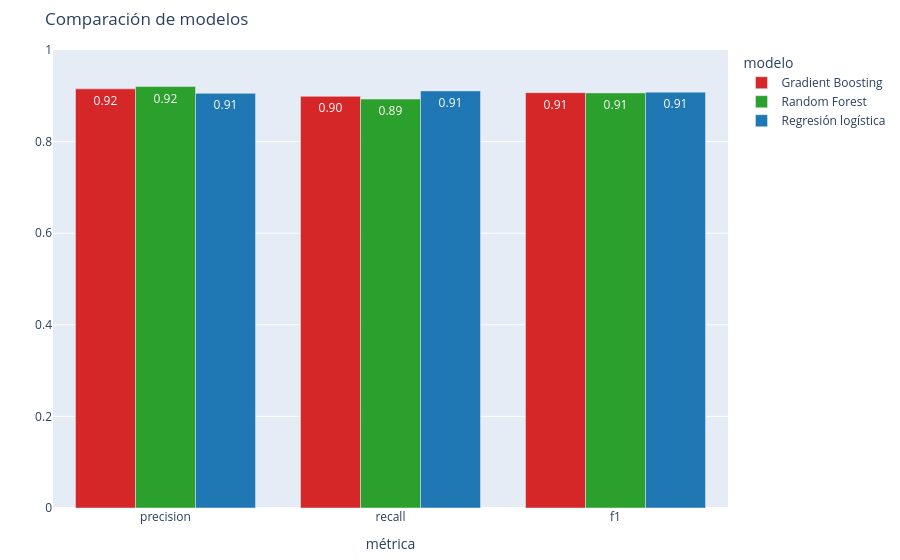

Notebook code for this chart:
### Code cell
COLOR_MODELO = {"Regresión logística": "#1F77B4", "Random Forest": "#2CA02C", "Gradient Boosting": "#D62728"}

def fig_probas(df, umbral):
    fig = px.histogram(df.assign(real=df["y_true"].map({0: "Female", 1: "Male"})), x="proba", color="real",
                       nbins=25, barmode="overlay", opacity=0.65, title="¿Qué tan seguro está el modelo?",
                       labels={"proba": "Probabilidad estimada de Male", "real": "Sexo real"})
    fig.add_vline(x=umbral, line_dash="dash", line_color="red")
    return fig.update_layout(margin=dict(t=50, l=10, r=10, b=10))

def fig_roc(df, umbral):
    fpr, tpr, thr = roc_curve(df["y_true"], df["proba"])
    i = np.argmin(np.abs(thr - umbral))
    fig = go.Figure([go.Scatter(x=fpr, y=tpr, mode="lines", name="ROC"),
                     go.Scatter(x=[0, 1], y=[0, 1], mode="lines", line=dict(dash="dash", color="gray"), name="azar"),
                     go.Scatter(x=[fpr[i]], y=[tpr[i]], mode="markers", marker=dict(size=12, color="red"), name="umbral actual")])
    return fig.update_layout(title=f"Curva ROC · AUC = {roc_auc_score(df['y_true'], df['proba']):.3f}",
                             xaxis_title="Tasa de falsos positivos", yaxis_title="Recall", margin=dict(t=50, l=10, r=10, b=10))

def fig_comparacion(df_todos_modelos, umbral):
    m = pd.DataFrame({mod: metricas(g, umbral) for mod, g in df_todos_modelos.groupby("modelo")}).T
    largo = m[["precision", "recall", "f1"]].reset_index(names="modelo").melt(id_vars="modelo", var_name="métrica")
    fig = px.bar(largo, x="métrica", y="value", color="modelo", barmode="group", text_auto=".2f",
                 color_discrete_map=COLOR_MODELO, range_y=[0, 1], title="Comparación de modelos")
    return fig.update_layout(yaxis_title="", margin=dict(t=50, l=10, r=10, b=10))

def fig_importancia():
    if importancias is None:
        return go.Figure().update_layout(title="Importancia no disponible")
    return px.bar(importancias, x="importancia", y="variable", orientation="h",
                  title="Importancia de variables (Random Forest)").update_layout(margin=dict(t=50, l=10, r=10, b=10))

fig_comparacion(pred, 0.5)

### Figure 1 — Plotly figure (JSON) as saved in the notebook; plotly's stock layout.template omitted (floating-point values rounded to 4 significant figures)
{"data": [{"alignmentgroup": "True", "hovertemplate": "modelo=Gradient Boosting<br>métrica=%{x}<br>value=%{y}<extra></extra>", "legendgroup": "Gradient Boosting", "marker": {"color": "#D62728", "pattern": {"shape": ""}}, "name": "Gradient Boosting", "offsetgroup": "Gradient Boosting", "orientation": "v", "showlegend": true, "textposition": "auto", "texttemplate": "%{y:.2f}", "type": "bar", "x": ["precision", "recall", "f1"], "xaxis": "x", "y": [0.9152, 0.8988, 0.9069], "yaxis": "y"}, {"alignmentgroup": "True", "hovertemplate": "modelo=Random Forest<br>métrica=%{x}<br>value=%{y}<extra></extra>", "legendgroup": "Random Forest", "marker": {"color": "#2CA02C", "pattern": {"shape": ""}}, "name": "Random Forest", "offsetgroup": "Random Forest", "orientation": "v", "showlegend": true, "textposition": "auto", "texttemplate": "%{y:.2f}", "type": "bar", "x": ["precision", "recall", "f1"], "xaxis": "x", "y": [0.9202, 0.8929, 0.9063], "yaxis": "y"}, {"alignmentgroup": "True", "hovertemplate": "modelo=Regresión logística<br>métrica=%{x}<br>value=%{y}<extra></extra>", "legendgroup": "Regresión logística", "marker": {"color": "#1F77B4", "pattern": {"shape": ""}}, "name": "Regresión logística", "offsetgroup": "Regresión logística", "orientation": "v", "showlegend": true, "textposition": "auto", "texttemplate": "%{y:.2f}", "type": "bar", "x": ["precision", "recall", "f1"], "xaxis": "x", "y": [0.9053, 0.9107, 0.908], "yaxis": "y"}], "layout": {"barmode": "group", "legend": {"title": {"text": "modelo"}, "tracegroupgap": 0}, "margin": {"b": 10, "l": 10, "r": 10, "t": 50}, "title": {"text": "Comparación de modelos"}, "xaxis": {"anchor": "y", "domain": [0.0, 1.0], "title": {"text": "métrica"}}, "yaxis": {"anchor": "x", "domain": [0.0, 1.0], "range": [0, 1], "title": {"text": ""}}}}
